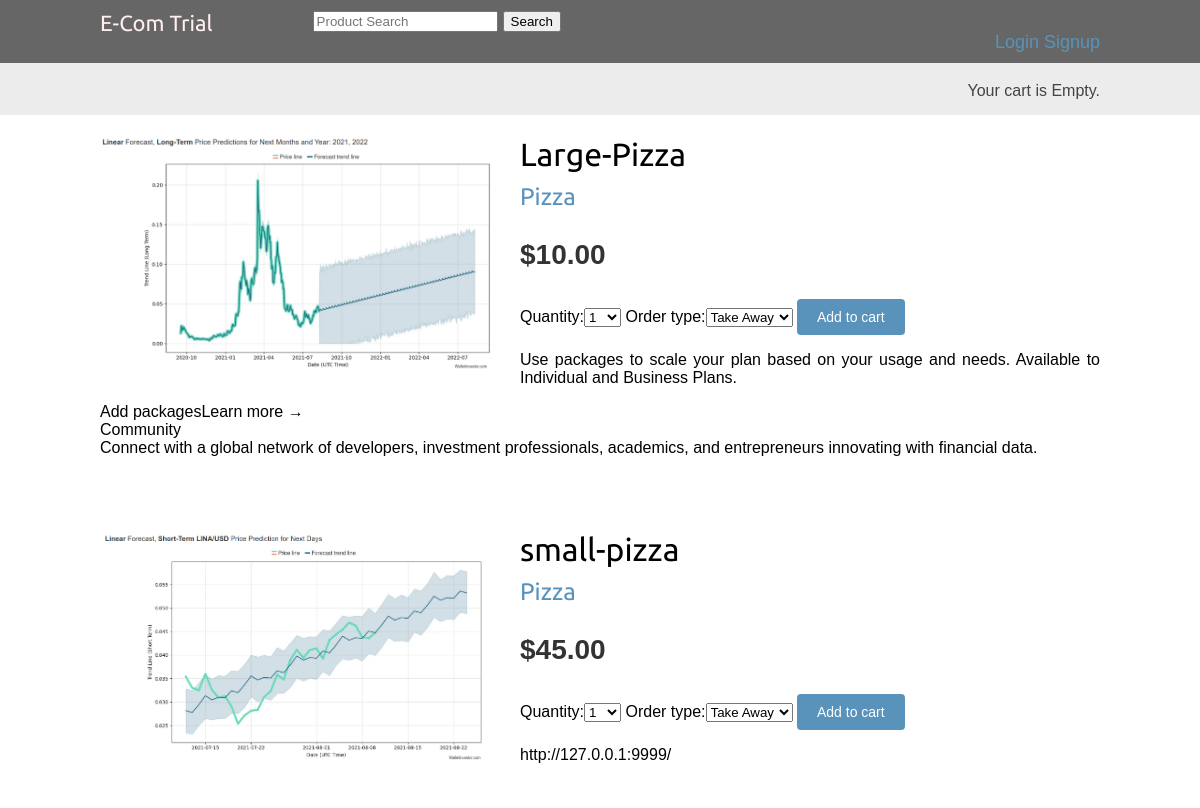
The app's page /search/ with its own data.
### shop/models.py (models this page shows, shortened)
class Product(models.Model):
    category = models.ForeignKey(Category, related_name='products', on_delete=models.CASCADE)
    name = models.CharField(max_length=255, db_index=True)
    slug = models.SlugField(max_length=255, unique=True)
    image = models.ImageField(upload_to='products/%y/%m/%d', blank=True)
    description = models.TextField(blank=True)
    price = models.DecimalField(max_digits=10, decimal_places=2)
    available = models.BooleanField(default=True)
    created = models.DateTimeField(auto_now_add=True)
    updated = models.DateTimeField(auto_now=True)
    class Meta:
        ordering = ('name',)
        index_together = (('id', 'slug'),)

class Category(models.Model):
    name = models.CharField(max_length=255, db_index=True)
    slug = models.SlugField(max_length=255, unique=True)
    class Meta:
        ordering = ('name',)
        verbose_name = 'category'
        verbose_name_plural = 'categories'
    def __str__(self):
        return self.name
    def get_absolute_url(self):
        return reverse('shop:product_list_by_category',
                       args=[self.slug])

### shop/views.py (the view, shortened to what this page needs)
# urls.py: path('search/', shop.views.product_search, name='search'),
def product_search(request):
    product = Product.objects.all()
    query = request.GET.get('q')
    cart_product_form = CartAddProductForm()
    context = {
        'product': product,
        'cart_product_form': cart_product_form
    }
    return render(request, 'shop/products/search.html', context)

### cart/forms.py
class CartAddProductForm(forms.Form):
    quantity = forms.TypedChoiceField(
        choices=PRODUCT_QUANTITY_CHOICES,
        coerce=int)
    override = forms.BooleanField(required=False,
                                  initial=False,
                                  widget=forms.HiddenInput)
    order_type = forms.ChoiceField(choices=ORDER_CHOICES)

### cart/cart.py (called while the page is built)
    def __len__(self):
        return sum(item['quantity'] for item in self.cart.values())

### cart/context_processors.py (called while the page is built)
def cart(request):
    return {'cart': Cart(request)}

### shop/templates/shop/products/search.html (shortened to what this page needs)
{% extends 'shop/base.html' %}
{% load static %}
{% block content %}
    <div class="row">
    {% for ob in product %}
        <div class="col-sm-6 col-md-3">
        <div class="product-detail">
            {% if ob.image %}
                <img src="{% if ob.image %}{{ ob.image.url }}{% else %}{% static "img/no_image.png" %}{% endif %}" alt="" class="img-responsive">
                <h1>{{ ob.name }}</h1>
                    <h2>
        <a href="{{ ob.category.get_absolute_url }}">
            {{ ob.category }}
        </a>
    </h2>
                    <p class="price">${{ ob.price }}</p>
    <form action="{% url 'cart:cart_add' ob.id %}" method="post">
        {{ cart_product_form.as_table }}
        <input type="submit" value="Add to cart">
    </form>
                {{ ob.description|linebreaks }}
            {% endif %}
        </div>
        <br><br>
        </div>
    {% endfor %}
    </div>
{% endblock %}

### shop/templates/shop/base.html (shortened to what this page needs)
{% load static %}
<!DOCTYPE html>
<html lang="en">
<head>
    <link href="{% static "css/base.css" %}" rel="stylesheet">
</head>
<body>
<div id="header" style="background-color: #666666;">
 <span class="logo"><a href="/" style="color: #ffefef;">E-Com Trial</a></span>
    <div class="search-bar mt-sm-2 mr-2 text-center" style="max-width: 500px; width: 100%;">
 {% block search %}
      <form method="GET" class="navbar-form navbar-right" role="search" action="{% url 'search' %}" required>
        <div class="form-group ">
          <input type="text" class="form-control" placeholder="Product Search" value="{{request.GET.q}}" name="q">
            <button type="submit" class="btn btn-primary">Search</button>
        </div>
      </form>
 {% endblock %}
    </div>
    <div class="text-right">
        {% if user.is_authenticated %}
            <a href="#" style="color: #ffefef;">{Welcome back-{{ user.username }}}</a> <a href="{% url 'logout' %}">Logout</a>
        {% else %}
        <a href="{% url 'login' %}">Login</a>
        <a href="{% url 'register' %}">Signup</a>
        {% endif %}
    </div>
</div>
<div id="subheader">
    <div class="cart">
        {% with total_items=cart|length %}
            {% if total_items > 0 %}
                Your cart:
                <a href="{% url 'cart:cart_detail' %}">
                {{ total_items }} item{{ total_items|pluralize }}, ${{ cart.get_total_price }}
                </a>
                {% else %}
                Your cart is Empty.
            {% endif %}
        {% endwith %}
    </div>
</div>
<div id="content">
    {% block content %}
    {% endblock %}
</div>
</body>
</html>

### shop/static/css/base.css (style rules this page uses)
body { margin:0; padding:0; font-family:helvetica, sans-serif; }
h1, h2, h3, h4, h5 , h6 { font-family: 'Ubuntu', sans-serif; font-weight:normal; }
a { text-decoration:none; color:#5993bb; }
a.button, input[type="submit"] { color:#fff; background:#5993bb; border-radius:4px; padding:10px 20px; font-size:14px; border:0; }
.text-right { text-align:right; }
#header { padding:10px 100px; font-size:18px; overflow:auto; }
#subheader { background:#ececec; color:#444; padding:15px 100px; overflow:auto; }
#header .logo { font-family: 'Ubuntu', sans-serif; float:left; color:#333; font-size:22px; margin-right:10%; }
#subheader .cart { float:right; padding-top:4px; }
#content { padding:0 100px; overflow:hidden; }
.product-detail { text-align:justify; }
.product-detail .price { color:#333; font-size:28px; font-weight:bold; }
.product-detail img { width:40%; float:left; padding:0 20px 20px 0; }
.product-detail h1 { margin-bottom:0; }
.product-detail h2 { margin-top:10px; }

### records on screen
Product: image (picture), name "Large-Pizza", category "Pizza", price "10.00", description "Use packages to scale your plan based on your usage and needs. Available to Individual and Business Plans. Add packagesLearn more → Community Connect with a global network of developers, investment professionals, academics, and entrepreneurs innovating with financial data."
Product: image (picture), name "small-pizza", category "Pizza", price "45.00", description "http://127.0.0.1:9999/"
